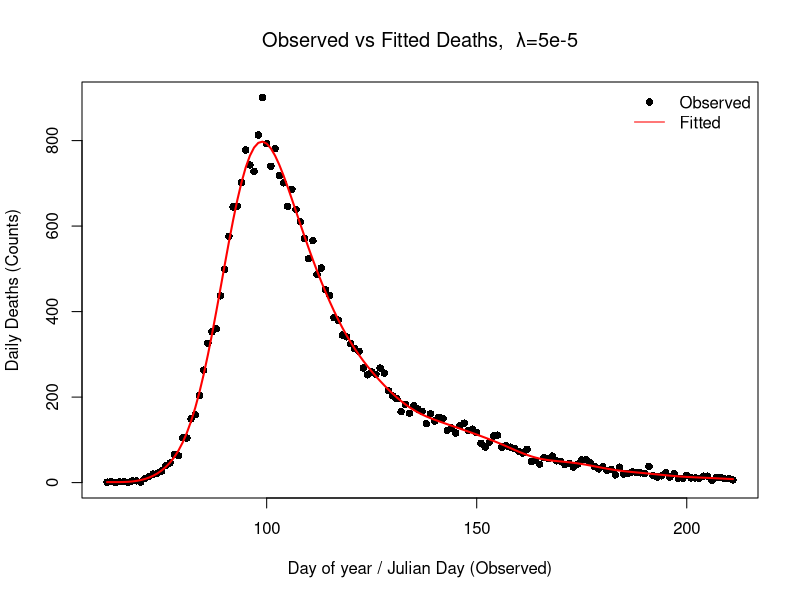
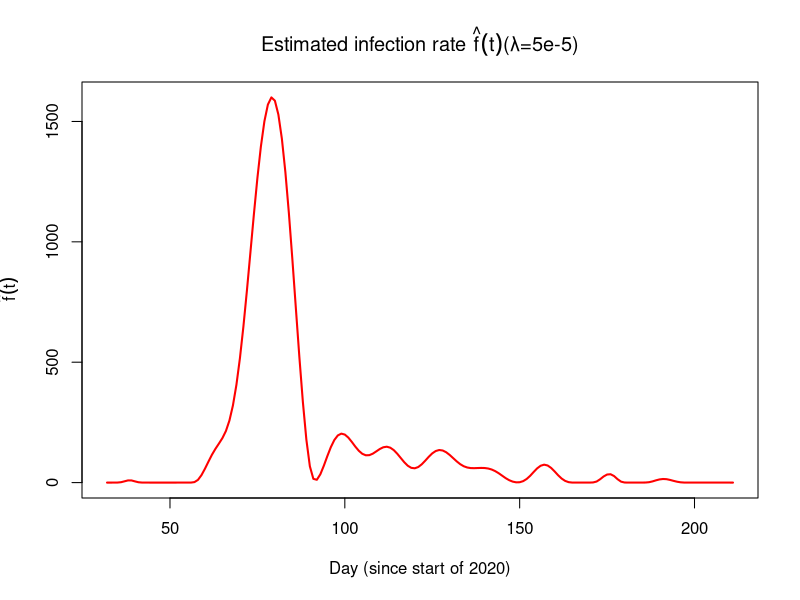
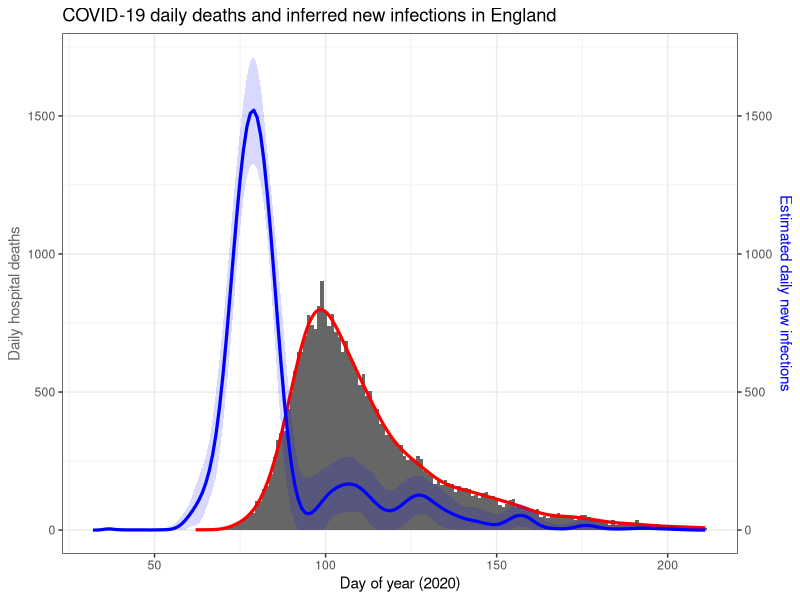

The R source for these figures, in order:
start <- Sys.time()
##=============== PROJECT 3 - EXTENDED STATISTICAL PROGRAMMING =================

# Group 12 
# Aseel Alghamdi : S2901228
# Fenanda Dwitha Kurniasari : S2744048
# Nurmawiya : S2822251

# Aseel     : Make function to contruct X, X tilde, and S (make_matrice)
#             Make objective function and its derivative
# Fenanda   : Bootstrap Uncertainty, 
#             Make final plot
#             Revise and put comment on code
# Nurmawiya : Preliminary Sanity Check with initial lambda, making plot
#             Fit the model using BFGS
#             Revise and put comment on code

# Repository Link
# https://github.com/fenandadwithak/Team12/tree/main/Proj3

# ==============================================================================
##                                  OUTLINE
# ==============================================================================
## What you get:
## (1) 
## (2) 
## (3) 
## (4) 
## (5)
## (6)


##===================== Data Preparation & Load library ========================
library(splines) #load library splines
library(ggplot2)

df <- read.table("engcov.txt", header = TRUE) # import datasets
y <- df$nhs; t <- df$julian
n <- length(y) # define total observation 
d <- 1:80; edur <- 3.151; sdur <- .469
pd <- dlnorm(d, edur, sdur) # density (PDF) function of death
pd <- pd / sum(pd) # probability of death

##==================== (1) Construct X, Xtilde, and S ==========================
make_matrices <- function(t, K=80) {
  # Function to construct matrices (Xtilde, X, S) required for predicting 
  #  number of new infections occuring on day t which expressed by an infection 
  #  rate function f(t)
  
  # Input/Arguments :(1) t, a vector of day since 2020. In this dataset, we use 
  #                      julian
  #                  (2) K, number of basis function, set to 80
  #                      larger K gives a more flexible/wigglier basis
  #
  # Output/Return   :(1) Xtilde, a model matrix (spline basis) to predict f(t) 
  #                      f(t) = b1(t)β1 + b2(t)β2 + ... + bk(t)βk
  #                      row : days; colomn : B-spline basis function
  #                  (2) X, model matrix for the expected death count (the 
  #                      observed outcome), after convolution with Xtilde and 
  #                      π(j)/probability func. for days from infection to death 
  #                  (3) S, penalised matrix. Matrix defining which aspect of β
  #                      are penalised
  
  # Construct X_tilde
  # Define a sequence starting from the first day of death recorded minus 30
  # (min(t)-30) because for the earliest records, deaths might be caused by the
  # infection happened around 30 days ago, until maximum day observed (max(t))
  # for as many as K+4 evenly spaced, so there will be a sequence of 84 numbers
  knots <- seq(min(t)-30, max(t), length.out=K+4)
  
  Xtilde <- splineDesign(knots=knots, 
                         x=(min(t)-30):max(t), 
                         ord=4,
                         outer.ok= TRUE)#construct matrix X-tilde using 
                                        #splineDesign with 84 knots as defined 
                                        #before starting from min(t)-30 until 
                                        #max(t) with order of the spline = 4
  
  # Construct X
  X <- matrix(0, nrow=length(t), ncol=ncol(Xtilde)) # initialize matrix to store
  #for every value in length(t) = 150
  # Execute for each observation of time (1:150)
  for (i in 1:length(t)) {
    j_max <- min(80, 29 + i) ## define upper bound for summation
    for (j in 1:j_max) { ## calculate for each days until death 
      # fill corresponding cells with corresponding element X_tilde and prob 
      # death time function
      X[i,] <- X[i,] + Xtilde[30 + i - j,] * pd[j] 
    }
  }
  
  # Construct S (Penalised Matrix)
  S <- crossprod(diff(diag(ncol(X)), diff=2))
  
  list(Xtilde=Xtilde, X=X, S=S) ## return the output into a list 
}##make_matrices

mats <- make_matrices(t) #
X <- mats$X ## X
S <- mats$S ## S
Xtilde <- mats$Xtilde ## X tilde

##============= (2) Function Penalised NLL and its Objective Func. =============

# In this part, we define objective function to be optimised. For this case, 
# it's already given that f(t) has possion GLM distribution

# First, we know that (log likehood funct of poisson) formula for poisson 
#        l = ∑[yi.log(μi)−μi−log(yi!)]
#        where  μ = Xβ
#        Also, we drop log(yi!) as it does not depends on parameter
#   
# NLL = ∑(Xβ−y⋅log(Xβ))[Negative loglikelihood function]
#       where β=exp(γ) (imposed for positivity)
# Then, the penalty is applied to β (control smoothness of the function), 
#       P = 0.5λβ'Sβ

# Penalised NLL = NLL + P

# Objective Function
pen_nll <- function(gamma, X, y, S, lambda, weight=1) {
  # Function to compute penalised negative log likehood
  # Input/Argument : (1) Gamma : K-vector of spline coefficients
  #                  (2) y : the deaths on day of the year ti
  #                  (3) S : penalised matrix
  #                  (4) lambda : smoothing parameter
  #                  (5) weight : weight for bootstraping sampled data
  #                      adjusted for more general use in this case
  
  # Output/Return  : single numeric value of pen_nll
  beta <- exp(gamma) # β = exp(γ)
  mu <- as.vector(X %*% beta) # μ = Xβ
  ll <- sum(weight*(y * log(mu) - mu)) # likelihood funct of possion dist
  penalty <- 0.5 * lambda * t(beta) %*% (S %*% beta) # penalty
  return(-ll + penalty)
}##pen_nll


# Define Gradient vector of Objective Function/ its derivative vector 
pen_grad <- function(gamma, X, y, S, lambda, weight=1) {
  # Function to compute derivative vector
  # Input/Argument : (1) Gamma : K-vector of spline coefficients
  #                  (2) y : the deaths on day of the year ti
  #                  (3) S : penalised matrix
  #                  (4) lambda : smoothing parameter
  #                  (5) weight : weight for bootstraping sampled data
  #                      adjusted for more general use in this case
  
  
  beta <- exp(gamma) # β = exp(γ)
  mu <- as.vector(X %*% beta) # μ = Xβ
  F <- t(X) %*% (weight*(y / mu - 1)) # ∂li/∂γj; or F =  diag(yi/µi−1).X.diag(β) 
  grad_ll <- -F * beta # total derivative for all data
  grad_pen <- lambda * (beta * (S %*% beta)) # total gradient for penalty 
  return(as.vector(grad_ll + grad_pen))
}

# Checking the derivative (From SP Notes pg 74)
K <- 80
fd <- gamma0 <- rep(0, K)       # start from all zeros
lambda <- 5e-5
pen_nll0 <- pen_nll(gamma0, X, y, S, lambda) 
eps <- 1e-7
for (i in 1:length(gamma0)) {
  gamma1 <- gamma0; gamma1[i] <- eps
  pen_nll1 <- pen_nll(gamma1,X,y,S,lambda)
  fd[i] <- (pen_nll1 - pen_nll0)/eps
}
fd; pen_grad(gamma0, X, y, S, lambda) ## already same
range(fd - pen_grad(gamma0, X, y, S, lambda)) ## apx zero

##================ (3) Fit the model using BFGS optimization ===================
gamma0 <- rep(0, K)       # start from all zeros
lambda <- 5e-5            # smoothing strength: larger -> smoother fitted curve

# Use BFGS (a standard quasi-Newton optimizer) to minimize the objective
fit <- optim(
  par     = gamma0,                 # initial gamma
  fn      = pen_nll,                # objective function
  gr      = pen_grad,               # analytic gradient
  method  = "BFGS",                 # efficient for smooth problems
  control = list(maxit = 1000),     # cap iterations
  X=X, y=y, S=S, lambda=lambda
)

beta_hat <- exp(fit$par) # estimated spline coefficients (K-vector)
mu_hat <- as.vector(X %*% beta_hat)

plot(t, y, pch=16, col="black",
     xlab="Day of year / Julian Day (Observed)",
     ylab="Daily Deaths (Counts)",
     main=expression(paste("Observed vs Fitted Deaths,  λ=5e-5")))
lines(t, mu_hat, col="red", lwd=2)
legend("topright", legend=c("Observed", "Fitted"),
       col=c("black", "red"), pch=c(16, NA), lty=c(NA,1), bty="n")

# Plot estimated infection rate f(t)
f_hat <- Xtilde %*% beta_hat #fitted infection rate f(t)
plot((min(t)-30):max(t), f_hat, type="l", col="red", lwd=2,
     xlab="Day (since start of 2020)",
     ylab=expression(hat(f)(t)),
     main=expression(paste("Estimated infection rate ", hat(f)(t),"(λ=5e-5)")))

##================ (4) Fit the model using BFGS optimization ===================
lambdas <- exp(seq(-13, -7, length=50))
BIC_vals <- numeric(length(lambdas))
best_fit <- NULL

for (i in seq_along(lambdas)) {
  fit <- optim(par=gamma0, fn=pen_nll, gr=pen_grad, method="BFGS",
               X=X, y=y, S=S, lambda=lambdas[i], control=list(maxit=1000))
  beta_hat <- exp(fit$par)
  mu_hat <- as.vector(X %*% beta_hat)
  W <- diag(as.vector(y / mu_hat^2))
  H0 <- t(X) %*% W %*% X
  H_lambda <- H0 + lambdas[i] * S
  EDF <- sum(diag(solve(H_lambda, H0)))
  ll <- sum(y * log(mu_hat) - mu_hat)
  BIC_vals[i] <- -2 * ll + log(length(y)) * EDF
  if (is.null(best_fit) || BIC_vals[i] < min(BIC_vals[1:i])) best_fit <- fit
}

best_lambda <- lambdas[which.min(BIC_vals)]
cat("Best lambda:", best_lambda, "\n")

##=============== (5) Non Parametric Bootstrap Uncertainty =====================
# Initialize number of replicate sample
n_bootstrap <- 200 

# Initialize matrix to store bootstrap replicates
mat_boots <- matrix(NA, nrow=nrow(mats$Xtilde), ncol=n_bootstrap)

for (b in 1:n_bootstrap) {
  wb <- tabulate(sample(n, replace=TRUE), n)
  fit_b <- optim(rep(0, ncol(X)), 
                 pen_nll, gr=pen_grad, 
                 method="BFGS",
                 y=y, X=X, S=S, 
                 lambda=best_lambda, 
                 weight=wb, 
                 control=list(maxit=1000))
  beta_b <- exp(fit_b$par)
  mat_boots[,b] <- mats$Xtilde %*% beta_b ## estimate number of new infection
}

##=====================(6) Final Plot===========================================

# Estimate the daily new infection rate f(t) with its 95% confidence limits
mean_ft = rowMeans(mat_boots) # estimated mean number of new infections per day
                              # averaged across all bootstrap replicates
sd_ft = apply(mat_boots,1,sd) # estimated standard deviation number of new infec
                              # across all bootstrap replicates
ub_ft = mean_ft + (1.96*sd_ft)# Upper Bound 95% CI
lb_ft = pmax(mean_ft - (1.96*sd_ft),0) # Lower Bound 95% CI, constraint no value
                                       # lies below zero
time_ft <- (min(t)-30):max(t)

#  
beta_hat <- exp(best_fit$par) # 
mu_hat <- as.vector(X %*% beta_hat) # mean deaths per day (from based fit model)

windows()
# Final Plot
deaths_df <- data.frame(day=t, deaths=y, model_fit=mu_hat)
infect_df <- data.frame(day=time_ft, mean=mean_ft, lb=lb_ft, ub=ub_ft)

# Plot main: deaths + model fit
p1 <- ggplot(deaths_df, aes(x=day)) +
  geom_col(aes(y=deaths), fill="grey40", width=1) +
  geom_line(aes(y=model_fit), color="red", size=1.1) +
  labs(x="Day of year (2020)",
       y="Daily hospital deaths",
       title="COVID-19 daily deaths and inferred new infections in England") +
  theme_bw() +
  theme(
    axis.title.y.left = element_text(color="grey40"),
    axis.title.y.right = element_text(color="blue")
  )

# Second plot: overlay infections as shaded band + blue line (with sec axis)
p2 <- p1 +
  geom_ribbon(data=infect_df,
              aes(x=day, ymin=lb, ymax=ub), fill="blue", alpha=0.15, inherit.aes=FALSE) +
  geom_line(data=infect_df,
            aes(x=day, y=mean), color="blue", size=1.1, inherit.aes=FALSE) +
  scale_y_continuous(
    sec.axis = sec_axis(~., name="Estimated daily new infections")
  )

# Add legends using manual guides (or color)
p2 +
  guides(fill=guide_legend("95% CI"), color=guide_legend("Model fit / New infection")) +
  theme(legend.position = "top")




end <- Sys.time()
end-start
